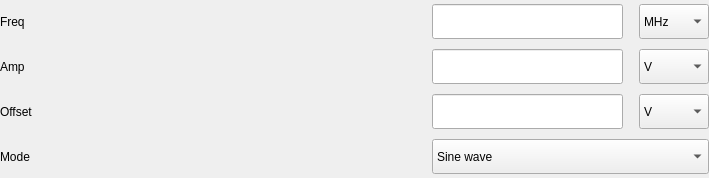
<?xml version="1.0" encoding="UTF-8"?>
<ui version="4.0">
 <class>wgArbitrary</class>
 <widget class="QWidget" name="wgArbitrary">
  <property name="geometry">
   <rect>
    <x>0</x>
    <y>0</y>
    <width>709</width>
    <height>178</height>
   </rect>
  </property>
  <property name="windowTitle">
   <string>Form</string>
  </property>
  <layout class="QGridLayout" name="gridLayout">
   <property name="leftMargin">
    <number>0</number>
   </property>
   <property name="topMargin">
    <number>0</number>
   </property>
   <property name="rightMargin">
    <number>0</number>
   </property>
   <property name="bottomMargin">
    <number>0</number>
   </property>
   <property name="horizontalSpacing">
    <number>0</number>
   </property>
   <item row="0" column="0">
    <layout class="QGridLayout" name="gridLayout_2">
     <property name="horizontalSpacing">
      <number>390</number>
     </property>
     <property name="verticalSpacing">
      <number>10</number>
     </property>
     <item row="1" column="1">
      <layout class="QHBoxLayout" name="horizontalLayout_13">
       <property name="spacing">
        <number>16</number>
       </property>
       <item>
        <widget class="QLineEdit" name="lineEdit_9">
         <property name="minimumSize">
          <size>
           <width>191</width>
           <height>35</height>
          </size>
         </property>
         <property name="maximumSize">
          <size>
           <width>191</width>
           <height>16777215</height>
          </size>
         </property>
        </widget>
       </item>
       <item>
        <widget class="QComboBox" name="comboBox_14">
         <property name="minimumSize">
          <size>
           <width>70</width>
           <height>35</height>
          </size>
         </property>
         <property name="maximumSize">
          <size>
           <width>70</width>
           <height>35</height>
          </size>
         </property>
         <property name="cursor">
          <cursorShape>PointingHandCursor</cursorShape>
         </property>
         <item>
          <property name="text">
           <string>V</string>
          </property>
         </item>
        </widget>
       </item>
      </layout>
     </item>
     <item row="1" column="0">
      <widget class="QLabel" name="label_18">
       <property name="text">
        <string>Amp</string>
       </property>
      </widget>
     </item>
     <item row="3" column="0">
      <widget class="QLabel" name="label_17">
       <property name="text">
        <string>Mode</string>
       </property>
      </widget>
     </item>
     <item row="2" column="0">
      <widget class="QLabel" name="label_19">
       <property name="text">
        <string>Offset</string>
       </property>
      </widget>
     </item>
     <item row="0" column="0">
      <widget class="QLabel" name="label_12">
       <property name="text">
        <string>Freq</string>
       </property>
      </widget>
     </item>
     <item row="0" column="1">
      <layout class="QHBoxLayout" name="horizontalLayout_14">
       <property name="spacing">
        <number>16</number>
       </property>
       <item>
        <widget class="QLineEdit" name="lineEdit_10">
         <property name="minimumSize">
          <size>
           <width>191</width>
           <height>35</height>
          </size>
         </property>
         <property name="maximumSize">
          <size>
           <width>191</width>
           <height>16777215</height>
          </size>
         </property>
        </widget>
       </item>
       <item>
        <widget class="QComboBox" name="comboBox_15">
         <property name="minimumSize">
          <size>
           <width>70</width>
           <height>35</height>
          </size>
         </property>
         <property name="maximumSize">
          <size>
           <width>70</width>
           <height>35</height>
          </size>
         </property>
         <property name="cursor">
          <cursorShape>PointingHandCursor</cursorShape>
         </property>
         <item>
          <property name="text">
           <string>MHz</string>
          </property>
         </item>
        </widget>
       </item>
      </layout>
     </item>
     <item row="2" column="1">
      <layout class="QHBoxLayout" name="horizontalLayout_12">
       <property name="spacing">
        <number>16</number>
       </property>
       <item>
        <widget class="QLineEdit" name="lineEdit_8">
         <property name="minimumSize">
          <size>
           <width>191</width>
           <height>35</height>
          </size>
         </property>
         <property name="maximumSize">
          <size>
           <width>191</width>
           <height>16777215</height>
          </size>
         </property>
        </widget>
       </item>
       <item>
        <widget class="QComboBox" name="comboBox_13">
         <property name="minimumSize">
          <size>
           <width>70</width>
           <height>35</height>
          </size>
         </property>
         <property name="maximumSize">
          <size>
           <width>70</width>
           <height>35</height>
          </size>
         </property>
         <property name="cursor">
          <cursorShape>PointingHandCursor</cursorShape>
         </property>
         <item>
          <property name="text">
           <string>V</string>
          </property>
         </item>
        </widget>
       </item>
      </layout>
     </item>
     <item row="3" column="1">
      <widget class="QComboBox" name="comboBox">
       <property name="minimumSize">
        <size>
         <width>0</width>
         <height>35</height>
        </size>
       </property>
       <item>
        <property name="text">
         <string>Sine wave</string>
        </property>
       </item>
      </widget>
     </item>
    </layout>
   </item>
  </layout>
 </widget>
 <resources/>
 <connections/>
</ui>
